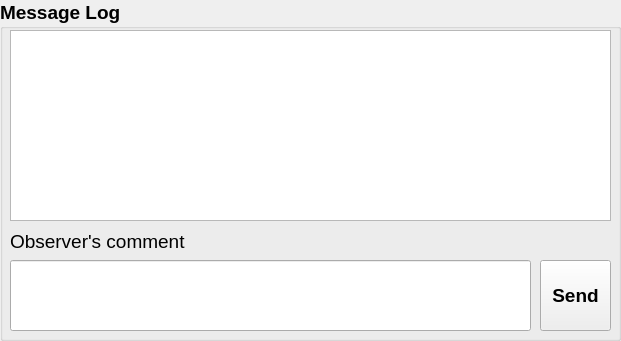
     <widget class="QGroupBox" name="group_log_2">
      <property name="geometry">
       <rect>
        <x>10</x>
        <y>540</y>
        <width>621</width>
        <height>341</height>
       </rect>
      </property>
      <property name="font">
       <font>
        <family>Arial</family>
        <pointsize>14</pointsize>
        <weight>75</weight>
        <bold>true</bold>
        <strikeout>false</strikeout>
       </font>
      </property>
      <property name="title">
       <string>Message Log</string>
      </property>
      <widget class="QPlainTextEdit" name="log_2">
       <property name="enabled">
        <bool>true</bool>
       </property>
       <property name="geometry">
        <rect>
         <x>10</x>
         <y>30</y>
         <width>601</width>
         <height>191</height>
        </rect>
       </property>
       <property name="font">
        <font>
         <family>Arial</family>
         <pointsize>14</pointsize>
         <weight>50</weight>
         <bold>false</bold>
         <strikeout>false</strikeout>
        </font>
       </property>
       <property name="readOnly">
        <bool>true</bool>
       </property>
      </widget>
      <widget class="QLabel" name="label_comment_2">
       <property name="geometry">
        <rect>
         <x>10</x>
         <y>230</y>
         <width>191</width>
         <height>23</height>
        </rect>
       </property>
       <property name="font">
        <font>
         <family>Arial</family>
         <pointsize>14</pointsize>
         <weight>50</weight>
         <bold>false</bold>
         <strikeout>false</strikeout>
        </font>
       </property>
       <property name="text">
        <string>Observer's comment</string>
       </property>
      </widget>
      <widget class="QLineEdit" name="lineEdit_comment_2">
       <property name="geometry">
        <rect>
         <x>10</x>
         <y>260</y>
         <width>521</width>
         <height>71</height>
        </rect>
       </property>
      </widget>
      <widget class="QPushButton" name="pushbtn_send_comment_2">
       <property name="geometry">
        <rect>
         <x>540</x>
         <y>260</y>
         <width>71</width>
         <height>71</height>
        </rect>
       </property>
       <property name="font">
        <font>
         <family>Arial</family>
         <pointsize>14</pointsize>
         <weight>75</weight>
         <bold>true</bold>
         <strikeout>false</strikeout>
        </font>
       </property>
       <property name="toolTip">
        <string>&lt;html&gt;&lt;head/&gt;&lt;body&gt;&lt;p&gt;To set the information of the observation&lt;/p&gt;&lt;/body&gt;&lt;/html&gt;</string>
       </property>
       <property name="text">
        <string>Send</string>
       </property>
      </widget>
     </widget>
